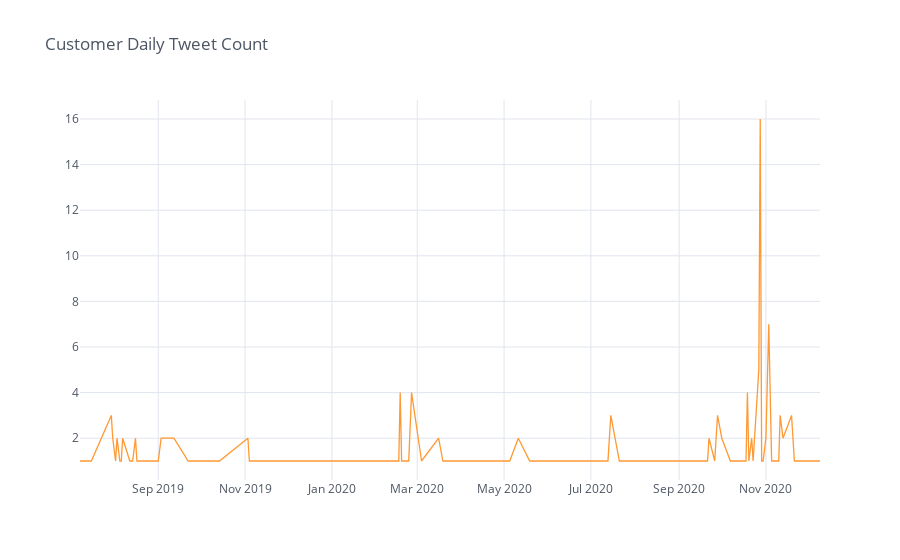

Notebook code for this chart:
### Code cell
all_off_user_tweets_time=pd.concat([pre_covid_off_user_tweets,post_covid_off_user_tweets])

daily_count=pd.concat([all_off_user_tweets_time.groupby('Date').count()['ID']],axis=1)
daily_count.columns=["Tweet Count"]
daily_count.iplot(title='Customer Daily Tweet Count',theme='white')

### Figure 1 — Plotly figure (JSON) as saved in the notebook; plotly's stock layout.template omitted (floating-point values rounded to 4 significant figures)
{"data": [{"line": {"color": "rgba(255, 153, 51, 1.0)", "dash": "solid", "shape": "linear", "width": 1.3}, "mode": "lines", "name": "Tweet Count", "text": "", "type": "scatter", "x": ["2019-07-08", "2019-07-11", "2019-07-14", "2019-07-16", "2019-07-30", "2019-07-31", "2019-08-02", "2019-08-03", "2019-08-05", "2019-08-06", "2019-08-07", "2019-08-12", "2019-08-14", "2019-08-16", "2019-08-17", "2019-08-23", "2019-08-30", "2019-09-01", "2019-09-03", "2019-09-12", "2019-09-22", "2019-09-25", "2019-09-27", "2019-10-03", "2019-10-09", "2019-10-13", "2019-10-14", "2019-11-03", "2019-11-04", "2019-11-08", "2019-11-17", "2019-11-24", "2019-11-26", "2019-11-27", "2019-11-28", "2020-01-06", "2020-01-15", "2020-02-06", "2020-02-17", "2020-02-18", "2020-02-19", "2020-02-22", "2020-02-24", "2020-02-26", "2020-03-04", "2020-03-16", "2020-03-19", "2020-04-07", "2020-04-15", "2020-04-24", "2020-04-25", "2020-04-30", "2020-05-05", "2020-05-11", "2020-05-19", "2020-06-05", "2020-06-10", "2020-06-11", "2020-06-19", "2020-07-02", "2020-07-08", "2020-07-13", "2020-07-15", "2020-07-18", "2020-07-21", "2020-07-24", "2020-07-26", "2020-08-01", "2020-08-03", "2020-08-10", "2020-08-11", "2020-08-15", "2020-08-19", "2020-08-23", "2020-08-27", "2020-09-01", "2020-09-04", "2020-09-12", "2020-09-21", "2020-09-22", "2020-09-26", "2020-09-28", "2020-10-01", "2020-10-07", "2020-10-09", "2020-10-11", "2020-10-13", "2020-10-18", "2020-10-19", "2020-10-20", "2020-10-22", "2020-10-23", "2020-10-27", "2020-10-28", "2020-10-29", "2020-10-30", "2020-11-01", "2020-11-02", "2020-11-03", "2020-11-05", "2020-11-06", "2020-11-08", "2020-11-09", "2020-11-10", "2020-11-11", "2020-11-13", "2020-11-19", "2020-11-21", "2020-11-23", "2020-11-27", "2020-12-01", "2020-12-02", "2020-12-06", "2020-12-09"], "y": [1, 1, 1, 1, 3, 2, 1, 2, 1, 1, 2, 1, 1, 2, 1, 1, 1, 1, 2, 2, 1, 1, 1, 1, 1, 1, 1, 2, 1, 1, 1, 1, 1, 1, 1, 1, 1, 1, 1, 4, 1, 1, 1, 4, 1, 2, 1, 1, 1, 1, 1, 1, 1, 2, 1, 1, 1, 1, 1, 1, 1, 1, 3, 2, 1, 1, 1, 1, 1, 1, 1, 1, 1, 1, 1, 1, 1, 1, 1, 2, 1, 3, 2, 1, 1, 1, 1, 1, 4, 1, 2, 1, 5, 16, 1, 1, 2, 4, 7, 1, 1, 1, 1, 1, 3, 2, 3, 1, 1, 1, 1, 1, 1, 1]}], "layout": {"legend": {"bgcolor": "#FFFFFF", "font": {"color": "#4D5663"}}, "paper_bgcolor": "#FFFFFF", "plot_bgcolor": "#FFFFFF", "title": {"font": {"color": "#4D5663"}, "text": "Customer Daily Tweet Count"}, "xaxis": {"gridcolor": "#E1E5ED", "showgrid": true, "tickfont": {"color": "#4D5663"}, "title": {"font": {"color": "#4D5663"}, "text": ""}, "zerolinecolor": "#E1E5ED"}, "yaxis": {"gridcolor": "#E1E5ED", "showgrid": true, "tickfont": {"color": "#4D5663"}, "title": {"font": {"color": "#4D5663"}, "text": ""}, "zerolinecolor": "#E1E5ED"}}}
